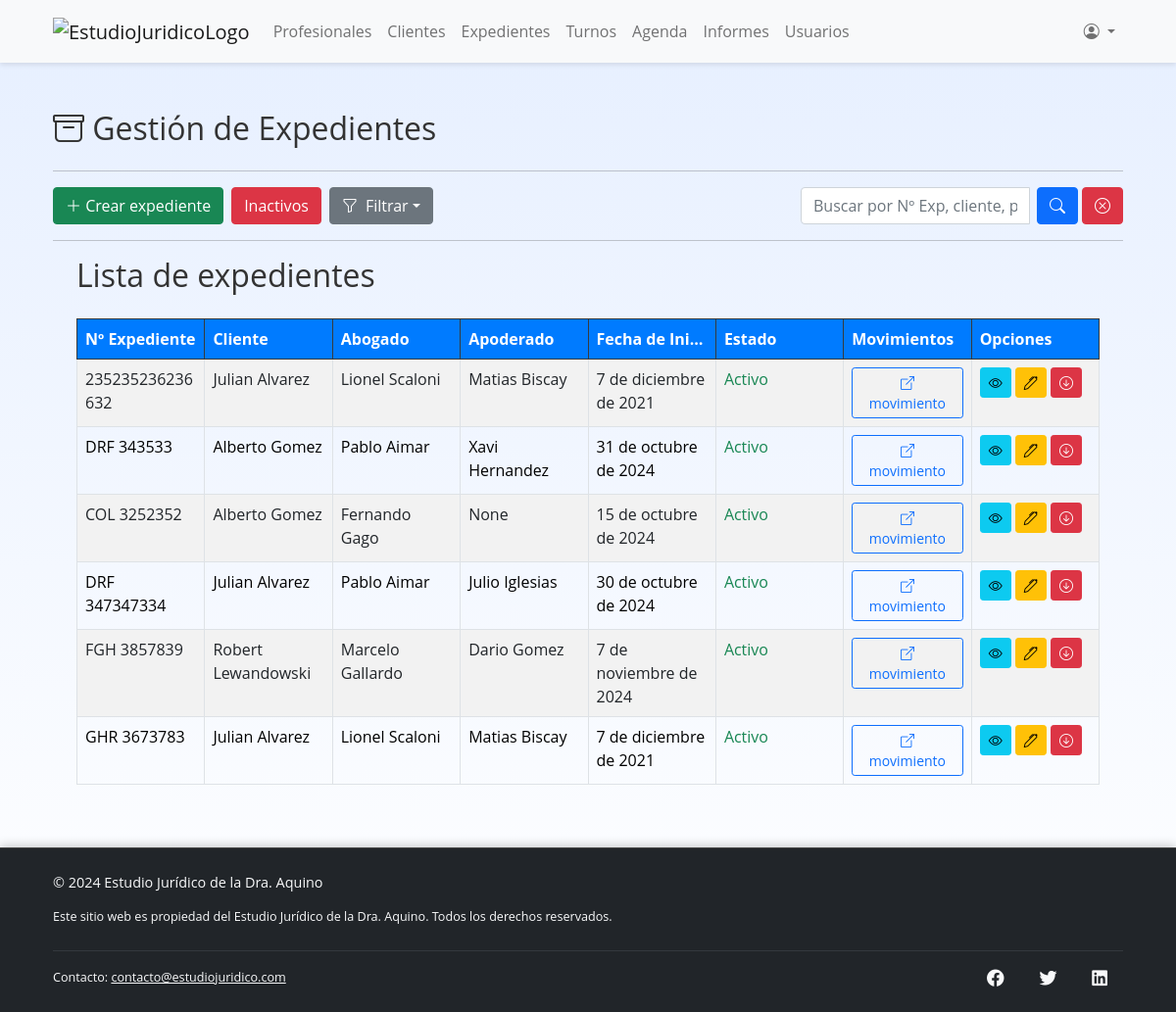
Page /expedientes/ (signed in) on the earlier database version.
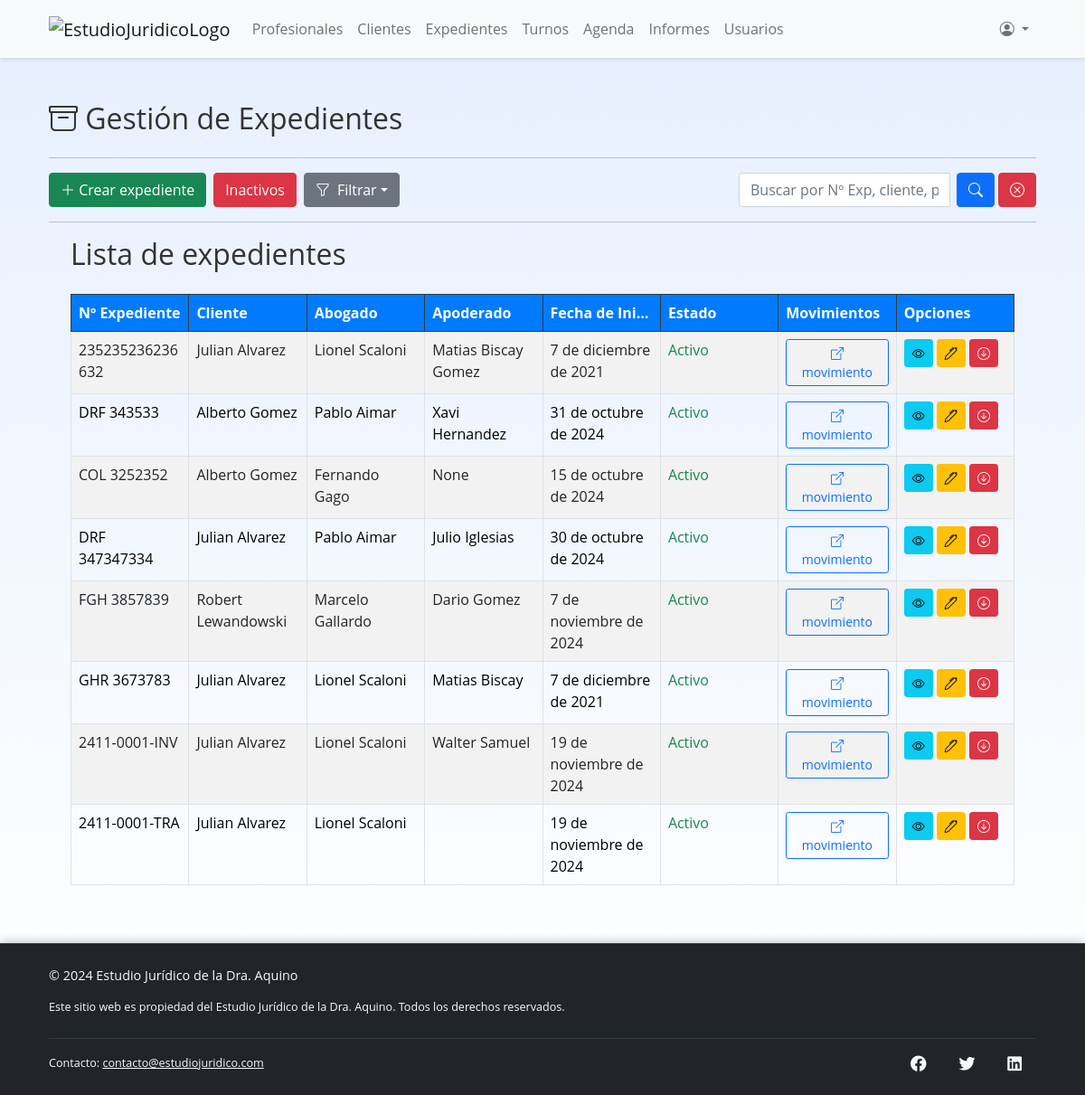
Same page on the later database version.
### expedientes/models.py (models this page shows, shortened)
class Expediente(models.Model):
    cliente = models.ForeignKey(Cliente, on_delete=models.CASCADE, related_name="expedientes")
    profesional = models.ForeignKey(Profesional, on_delete=models.CASCADE, related_name="expedientes")
    numero_expediente = models.CharField('Nº del expediente', max_length=50, primary_key=True, unique=True)
    caratula = models.TextField(max_length=500, null=True, blank=True)
    jurisdiccion = models.CharField('Jurisdicción', max_length=250, null=True, blank=True)
    dependencia = models.CharField(max_length=250, null=True, blank=True)
    apoderado = models.CharField(max_length=250, null=True, blank=True)
    fecha_inicio = models.DateField(null=True, blank=True)
    fecha_finalizacion = models.DateField(null=True, blank=True)
    asunto = models.CharField(max_length=250, null=True, blank=True)
    estado = models.BooleanField(default=True)
    tipo_expediente = models.CharField('Tipo de expediente', max_length=3, choices=TIPOS_EXPEDIENTE, null=True, blank=True)

### clientes/models.py (models this page shows)
class Cliente(models.Model):
    nombre = models.CharField(max_length=60, blank=False)
    apellido = models.CharField(max_length=60, blank=False)
    dni = models.CharField('DNI', max_length=8, primary_key=True, unique=True, validators=[validar_dni], blank=False)
    estado = models.BooleanField(default=True)
    fecha_ingreso = models.DateField('Fecha de ingreso')
    fecha_nacimiento = models.DateField('Fecha de nacimiento', blank=True, null=True, validators=[validar_fecha_nacimiento])
    nacionalidad = models.CharField('Nacionalidad', max_length=50)
    ocupacion = models.CharField('Ocupación', max_length=50, blank=True, null=True)
    lugar_laboral = models.CharField('Lugar laboral', max_length=100, blank=True, null=True)
    años_aportes = models.IntegerField('Años de aportes', default=None, blank=True, null=True)
    domicilio = models.CharField(max_length=250, null=True, blank=True)
    cod_postal = models.CharField('Codigo postal', max_length=4, null=True, blank=True, validators=[validar_codPostal])
    telefono = models.CharField(max_length=10, null=True, validators=[validar_telefono])
    email = models.EmailField(max_length=250, null=True, blank=True)
    @property
    def full_name(self):
        return f"{self.nombre} {self.apellido}"
    def __str__(self):
        return self.full_name

### profesionales/models.py (models this page shows)
class Profesional(models.Model):
    nombre = models.CharField(max_length=60)
    apellido = models.CharField(max_length=60)
    dni = models.CharField('DNI', max_length=8, primary_key=True, unique=True, validators=[validar_dni])  # PK y de valor único
    idMatriculaProf = models.CharField('Nº de matricula del profesional', max_length=50, unique=True)
    foto = models.ImageField('Foto', upload_to='images/', null=True, blank=True)
    especialidad = models.CharField(max_length=200, choices=ESPECIALIDADES, null=True, blank=True)
    estado = models.BooleanField(default=True)
    fecha_ingreso = models.DateField('Fecha de ingreso')
    fecha_egreso = models.DateField('Fecha de egreso', null=True, blank=True)
    motivo_egreso = models.TextField('Motivo de egreso', max_length=250, null=True, blank=True)
    domicilio = models.CharField(max_length=250, null=True, blank=True)
    cod_postal = models.CharField('Codigo Postal', max_length=4, null=True, blank=True)
    telefono = models.CharField(max_length=10, null=True, validators=[validar_telefono])
    email = models.EmailField(max_length=250, null=True, blank=True)
    class Meta:
        verbose_name_plural = 'Profesionales'
    @property
    def full_name(self):
        return f"{self.nombre} {self.apellido}"
    def __str__(self):
        return self.full_name

### expedientes/views.py (the view, shortened to what this page needs)
# urls.py: path("", ListExpediente.as_view(), name="expedientes"),
class ListExpediente(LoginRequiredMixin, ListView):
    model = Expediente
    template_name = 'expedientes/expedientes.html'
    context_object_name = 'expedientes'
    paginate_by = 10
    def get_queryset(self):
        queryset = super().get_queryset().filter(estado=True)
        if self.request.user.rol == 'Abogado':
            queryset = queryset.filter(profesional=self.request.user.profesional)
        if self.request.user.rol == 'Secretaria':
            queryset = queryset.filter(profesional=self.request.user.secretaria.profesional)
        if self.request.user.rol == 'Cliente':
            queryset = queryset.filter(cliente=self.request.user.cliente)
        query = self.request.GET.get('q')
        order = self.request.GET.get('order')
        if order == 'apellido_asc':
            queryset = queryset.order_by('cliente__apellido')
        elif order == 'apellido_desc':
            queryset = queryset.order_by('-cliente__apellido')
        elif order == 'fecha_inicio_asc':
            queryset = queryset.order_by('fecha_inicio')
        elif order == 'fecha_inicio_desc':
            queryset = queryset.order_by('-fecha_inicio')
        elif order == 'apellido_pro_asc':
            queryset = queryset.order_by('profesional__apellido')
        elif order == 'apellido_pro_desc':
            queryset = queryset.order_by('-profesional__apellido')
        return queryset
    def get_context_data(self, **kwargs):
        context = super().get_context_data(**kwargs)
        context['q'] = self.request.GET.get('q', '')
        context['order'] = self.request.GET.get('order', '')
        return context

### expedientes/templates/expedientes/expedientes.html (shortened to what this page needs)
{% extends "main.html" %}
{% block content %}
<br>
<div class="my-4">
    <h2>
        <i class="bi bi-archive"></i> Gestión de Expedientes
    </h2>
</div>
<hr>
<div class="d-flex justify-content-between align-items-center mb-3">
    <div class="d-flex">
        {% if user.rol == 'Admin' or user.rol == 'Abogado' %}
        <a href="{% url 'crear-expediente' %}" class="btn btn-success me-2">
            <i class="bi bi-plus-lg"></i> Crear expediente
        </a>
        {% endif %}
        <a href="{% url 'expedientes-inactivos' %}" class="btn btn-danger me-2">Inactivos</a>
        <div class="dropdown">
            <button class="btn btn-secondary dropdown-toggle d-flex align-items-center" type="button"
                id="dropdownMenuButton" data-bs-toggle="dropdown" aria-expanded="false">
                <i class="bi bi-funnel me-2"></i>
                Filtrar
            </button>
        </div>
    </div>
    <form method="GET" action="{% url 'expedientes' %}" class="d-flex ml-auto">
        <div class="input-group">
            <input type="text" name="q" class="form-control me-2"
                placeholder="Buscar por Nº Exp, cliente, profesional..." value="{{ q }}">
            <button type="submit" class="btn btn-primary rounded" aria-label="Buscar">
                <i class="bi bi-search"></i>
            </button>
            <a href="{% url 'expedientes' %}" class="btn btn-danger ms-1 rounded" aria-label="Limpiar">
                <i class="bi bi-x-circle"></i>
            </a>
        </div>
    </form>
</div>
<hr>
<div class="container">
    <h2 class="mb-4">Lista de expedientes</h2>
    <table class="table table-striped table-bordered">
        <thead class="table-dark">
            <tr>
                <th>Nº Expediente</th>
                <th>Cliente</th>
                <th>Abogado</th>
                <th>Apoderado</th>
                <th>Fecha de Inicio</th>
                <th>Estado</th>
                <th>Movimientos</th>
                <th>Opciones</th>
            </tr>
        </thead>
        <tbody>
            {% for expediente in expedientes %}
            <tr>
                <td>{{ expediente.numero_expediente }}</td>
                <td>{{ expediente.cliente }}</td>
                <td>{{ expediente.profesional }}</td>
                <td>{{ expediente.apoderado }}</td>
                <td>{{ expediente.fecha_inicio }}</td>
                <td>
                    {% if expediente.estado %}
                    <span class="text-success">Activo</span>
                    {% else %}
                    <span class="text-danger">Inactivo</span>
                    {% endif %}
                </td>
                <td>
                    <a href="{% url 'movimientos' expediente.numero_expediente %}" class="btn btn-outline-primary btn-sm">
                        <i class="bi bi-box-arrow-up-right"></i> movimiento
                    </a>
                </td>
                <td>
                    <a href="{% url 'expediente' expediente.numero_expediente %}" class="btn btn-info btn-sm">
                        <i class="bi bi-eye"></i>
                    </a>
                    {% if request.user.rol == "Admin" or request.user.rol == "Abogado" %}
                    <a href="{% url 'actualizar-expediente' expediente.numero_expediente %}"
                        class="btn btn-warning btn-sm">
                        <i class="bi bi-pen"></i>
                    </a>
                    <form id="darDeBajaForm" action="{% url 'dar-de-baja-expediente' expediente.pk %}" method="post"
                        style="display:inline;">
                        <button type="button" class="btn btn-danger btn-sm" title="Dar de baja"
                            onclick="confirmarBaja();">
                            <i class="bi bi-arrow-down-circle"></i>
                        </button>
                    </form>
                    {% endif %}
                </td>
            </tr>
            {% endfor %}
        </tbody>
    </table>
</div>
{% endblock content %}

### templates/main.html (shortened to what this page needs)
<!DOCTYPE html>
{% load static %}
<html lang="es">
<head>
    <link rel="stylesheet" href="https://cdnjs.cloudflare.com/ajax/libs/font-awesome/6.0.0-beta3/css/all.min.css">
    <link href="https://cdn.jsdelivr.net/npm/bootstrap@5.3.3/dist/css/bootstrap.min.css" rel="stylesheet"
>
    <link rel="stylesheet" href="https://cdn.jsdelivr.net/npm/bootstrap-icons@1.10.5/font/bootstrap-icons.css">
    <link href="https://stackpath.bootstrapcdn.com/bootstrap/5.0.0-alpha1/css/bootstrap.min.css" rel="stylesheet">
    <link href="https://cdnjs.cloudflare.com/ajax/libs/font-awesome/6.0.0-beta3/css/all.min.css" rel="stylesheet">
    <link rel="stylesheet" href="{% static 'styles/app.css' %}">
</head>
<body class="d-flex flex-column min-vh-100">
    {% include 'navbar.html' %}
    <div class="container flex-grow-1">
        {% block content %}
        {% endblock content %}
    </div>
    {% include "footer.html" %}
</body>
</html>

### templates/navbar.html (shortened to what this page needs)
{% load static %}
{% block content %}
<header class="header">
    <nav class="navbar navbar-expand-lg navbar-light bg-light">
        <div class="container">
            <a class="navbar-brand" href="{% url 'index' %}" title="Inicio">
                <img src="{% static 'images/escamas.png' %}" alt="EstudioJuridicoLogo" style="height: 24px;">
            </a>
            <div class="collapse navbar-collapse" id="navbarSupportedContent">
                <ul class="navbar-nav me-auto mb-2 mb-lg-0">
                    {% if user.is_authenticated %}
                        {% if request.user.rol == "Admin"%}
                            <li class="nav-item">
                                <a class="nav-link" href="{% url 'profesionales' %}">Profesionales</a>
                            </li>
                        {% endif %}
                        {% if request.user.rol == "Admin" or request.user.rol == "Abogado" or request.user.rol == "Secretaria" %}
                            <li class="nav-item">
                                <a class="nav-link" href="{% url 'clientes' %}">Clientes</a>
                            </li>
                        {% endif %}
                        {% if request.user.rol == "Admin" or request.user.rol == "Abogado" or request.user.rol == "Secretaria" %}
                            <li class="nav-item">
                                <a class="nav-link" href="{% url 'expedientes' %}">Expedientes</a>
                            </li>
                        {% endif %}
                        {% if request.user.rol == "Admin" or request.user.rol == "Secretaria" %}
                        <li class="nav-item">
                            <a class="nav-link" href="{% url 'turnos' %}">Turnos</a>
                        </li>
                        {% endif %}
                        {% if request.user.rol == "Admin" or request.user.rol == "Abogado" or request.user.rol == "Secretaria" %}
                            <li class="nav-item">
                                <a class="nav-link" href="{% url 'agenda' %}">Agenda</a>
                            </li>
                        {% endif %}
                        {% if request.user.rol == "Admin" or request.user.rol == "Abogado" or request.user.rol == "Secretaria"%}
                            <li class="nav-item">
                                <a class="nav-link" href="{% url 'informes' %}">Informes</a>
                            </li>
                        {% endif %}
                        {% if request.user.rol == 'Admin' %}
                            <li class="nav-item">
                                <a class="nav-link" href="{% url 'usuarios' %}">Usuarios</a>
                            </li>
                        {% endif %}
                    {% endif %}
                </ul>
                <ul class="navbar-nav ms-auto mb-2 mb-lg-0">
                    {% if user.is_authenticated %}
                        <li class="nav-item dropdown">
                            <a class="nav-link dropdown-toggle" href="#" id="userDropdown" role="button" data-bs-toggle="dropdown" aria-expanded="false">
                                <i class="bi bi-person-circle"></i>
                            </a>
                        </li>
                    {% else %}
                        <li class="nav-item">
                            <a class="nav-link text-dark" href="{% url 'login' %}">Ingresar</a>
                        </li>
                    {% endif %}
                </ul>
            </div>
        </div>
    </nav>
</header>
{% endblock content %}

### templates/footer.html (shortened to what this page needs)
{% load static %}
{% block content %}
<footer class="bg-dark text-light mt-5 pt-4 pb-4">
    <div class="container">
        <div class="row align-items-center mb-4 text-center text-md-start">
            <div class="col-12 mb-3">
                <p class="mb-0">&copy; 2024 Estudio Jurídico de la Dra. Aquino</p>
            </div>
            <div class="col-12">
                <p class="small mb-0">Este sitio web es propiedad del Estudio Jurídico de la Dra. Aquino. Todos los derechos reservados.</p>
            </div>
        </div>
        <hr class="bg-secondary">
        <div class="row justify-content-center justify-content-md-between align-items-center">
            <div class="col-12 col-md-6 text-center text-md-start mb-3 mb-md-0">
                <p class="small mb-0">Contacto:
                    <a href="mailto:contacto@estudiojuridico.com" class="text-light text-decoration-underline">
                        contacto@estudiojuridico.com
                    </a>
                </p>
            </div>
            <div class="col-12 col-md-6 text-center text-md-end mb-3 mb-md-0">
                <a href="#" class="text-light mx-2"></a>
                <a href="#" class="text-light mx-2"></a>
                <a href="#" class="text-light mx-2"></a>
            </div>
        </div>
    </div>
</footer>
{% endblock content %}

### static/styles/app.css (style rules this page uses)
.navbar-light { background-color: #ffffff; box-shadow: 0px 2px 5px rgba(0, 0, 0, 0.1); padding-top: 0.7rem; padding-bottom: 0.7rem; }
.navbar-light .navbar-brand img { height: 45px; transition: transform 0.3s ease; }
.navbar-light .nav-link { color: #34495e; font-weight: 500; transition: color 0.3s ease; }
footer { background-color: #222; color: #ccc; font-size: 0.9rem; box-shadow: 0 -2px 10px rgba(0, 0, 0, 0.2); border-top: 1px solid #444; }
footer a { color: #f8f9fa; text-decoration: none; }
table { table-layout: fixed; width: 100%; }
table th, table td { white-space: nowrap; text-overflow: ellipsis; overflow: hidden; }
table.table td { white-space: normal; word-wrap: break-word; max-width: 200px; vertical-align: top; }
body { background: linear-gradient(to bottom, #e6efff, #ffffff); background-attachment: fixed; font-family: 'Open Sans', sans-serif; color: #333; }
.table-striped > tbody > tr:nth-of-type(odd) { background-color: #ffffff; }
.table th { background-color: #007bff; color: white; }

Differences in the rows shown:
changed Expediente id 235235236236632: apoderado "Matias Biscay" → "Matias Biscay Gomez"
added Expediente: numero_expediente "2411-0001-INV", cliente "Julian Alvarez", profesional "Lionel Scaloni", apoderado "Walter Samuel", fecha_inicio "19 de noviembre de 2024", estado "Activo"
added Expediente: numero_expediente "2411-0001-TRA", cliente "Julian Alvarez", profesional "Lionel Scaloni", fecha_inicio "19 de noviembre de 2024", estado "Activo"
